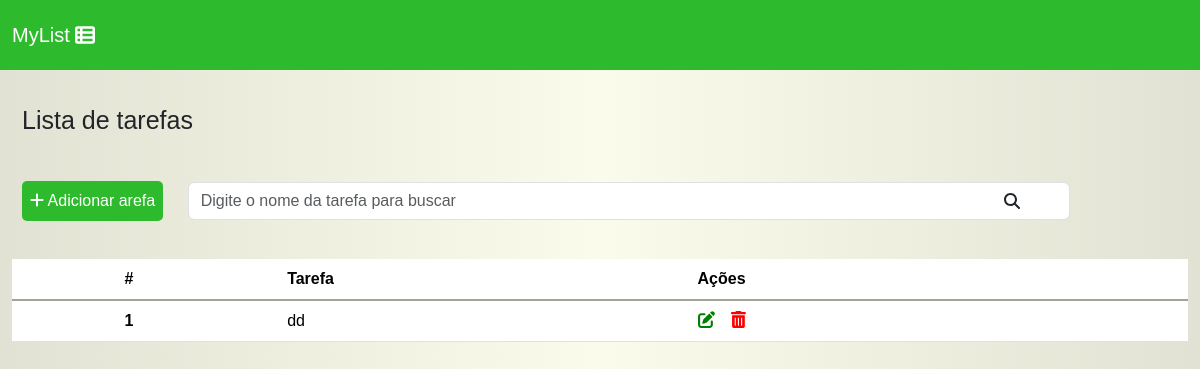
Before: / with the older database file.
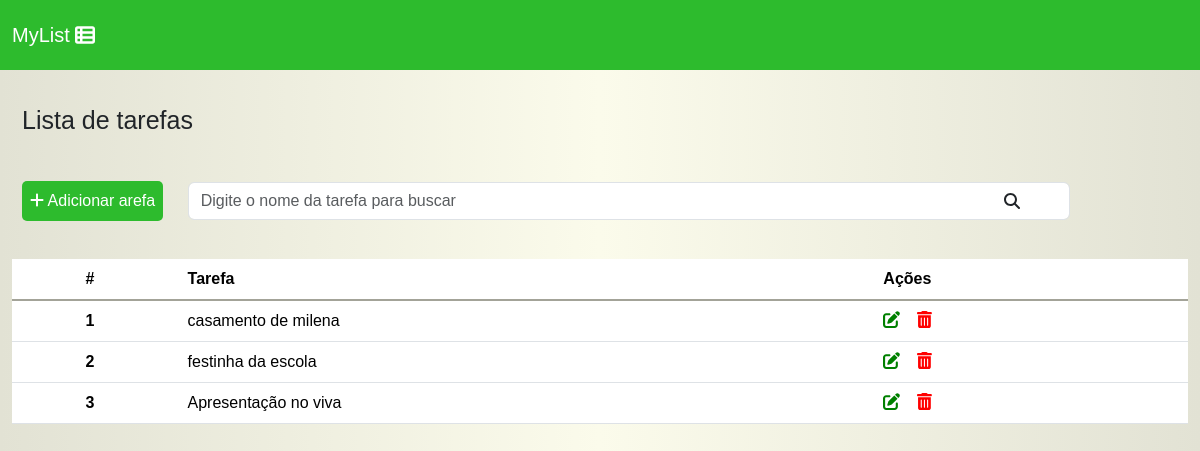
After: the same page with the newer database file.
### lista/models.py (models this page shows, shortened)
class Tarefa(models.Model):
    tarefa = models.CharField(max_length=200)
    data = models.DateField(null=True, blank= True)
    hora = models.TimeField(null=True, blank= True)

### lista/views.py (the view)
# urls.py: path('', views.lista, name='lista'),
def lista(request):
    search = request.GET.get('search')
    if(search):
        tarefas = Tarefa.objects.filter(tarefa__icontains= search)
    else:
        tarefas = Tarefa.objects.all()
    return render(request, 'lista/index.html', {'tarefas' : tarefas})

### lista/templates/lista/index.html (shortened to what this page needs)
{% extends 'base.html' %}
{% block content %}
    <h1 class="title">Lista de tarefas</h1>
    <br>
    <div class="div-1">
            <div class="div-btn">
               <a id="add-link" href="newtarefa/"><i class="fa-solid fa-plus"></i> Adicionar arefa</a>
            </div>
            <div class="div-search">
                <form method="GET" id="search-form">
                    <input class="form-control"  type="text" id="search" name="search" placeholder="Digite o nome da tarefa para buscar" value="{{request.GET.search}}">
                    <i class="fa-solid fa-magnifying-glass" id="search-btn"></i>
                </form>
            </div>
        <br>
        <table class="table">
            <thead>
                <tr><th></th>
                    <th>#</th>
                    <th>Tarefa</th>
                    <th>Ações</th>
                </tr>
            </thead>
            <tbody class="table-group-divider">
                {% for tarefa in tarefas  %}
                <tr><th></th>
                    <th>{{forloop.counter}}</th>
                    <th><a class="link" href="tarefas/{{tarefa.id}}">{{tarefa.tarefa}}</a></th>
                    <th><a href="edittarefa/{{tarefa.id}}"><i class="fa-solid fa-pen-to-square"></i></a>
                        <a href="deletetarefa/{{tarefa.id}}" class="delete-btn"><i class="fa-solid fa-trash-can"></i></a>
                    </th>
                </tr>
                {% endfor %}
            </tbody>
        </table>
    </div>
{% endblock %}

### lista/templates/base.html (shortened to what this page needs)
{% load static  %}
<!DOCTYPE html>
<html lang="pt-br">
<head>
    <link href="https://cdn.jsdelivr.net/npm/bootstrap@5.3.2/dist/css/bootstrap.min.css" rel="stylesheet">
    <link rel="stylesheet" href="{% static 'css/styles.css'%}">
    <link href="{% static 'fontawesomefree/css/all.min.css' %}" rel="stylesheet" type="text/css">
</head>
<nav class="navbar">
    <div class="container-fluid">
      <span class="navbar-brand"> <a class="link-nav" href="/">MyList </a><i class="fa-solid fa-table-list"></i></span>
    </div>
</nav>
<body>
    <div class="container-fluid">
            {% block content %}
            {% endblock%}
    </div>
</body>
</html>

### lista/static/css/styles.css (style rules this page uses)
body { margin: 0; font-family: sans-serif; background-image: linear-gradient(to right, #e2e2d4, #fbfbeb,#e2e2d4); }
.navbar { background-color: #2dbb2d; border-bottom: #eaf1ec; height: 70px; }
.link-nav { text-decoration: none; color: white; }
.fa-table-list { color: white; }
.navbar-brand { color: white; text-decoration: none; }
.title { padding: 0; margin-top: 35px; margin-left: 10px; font-family: 'Gill Sans', 'Gill Sans MT', Calibri, 'Trebuchet MS', sans-serif; font-size: 25px; }
.div-btn { background-color: #2dbb2d; cursor: pointer; display: inline-block; border-bottom: 5px; padding: 8px; border-radius: 5px; margin-left: 10px; margin-right: 20px; color: white; text-decoration: none; }
#add-link { text-decoration: none; color: white; }
.div-search { padding: 0; margin-top: 15px; margin-bottom:15px; display: inline-block; width: 75%; }
.fa-magnifying-glass { position: absolute; top: 193px; right: 15%; cursor: pointer; }
.fa-trash-can, .fa-pen-to-square { margin-right: 12px; cursor: pointer; font-size: 17px; }
.fa-pen-to-square { color: #008000; }
.fa-trash-can { color: red; }
table, thead { color: #a3a398; }
.link { font-weight: lighter; color: black; text-decoration: none; }

Changed rows visible on the page:
removed Tarefa: tarefa "dd"
added Tarefa: tarefa "casamento de milena"
added Tarefa: tarefa "festinha da escola"
added Tarefa: tarefa "Apresentação no viva"
